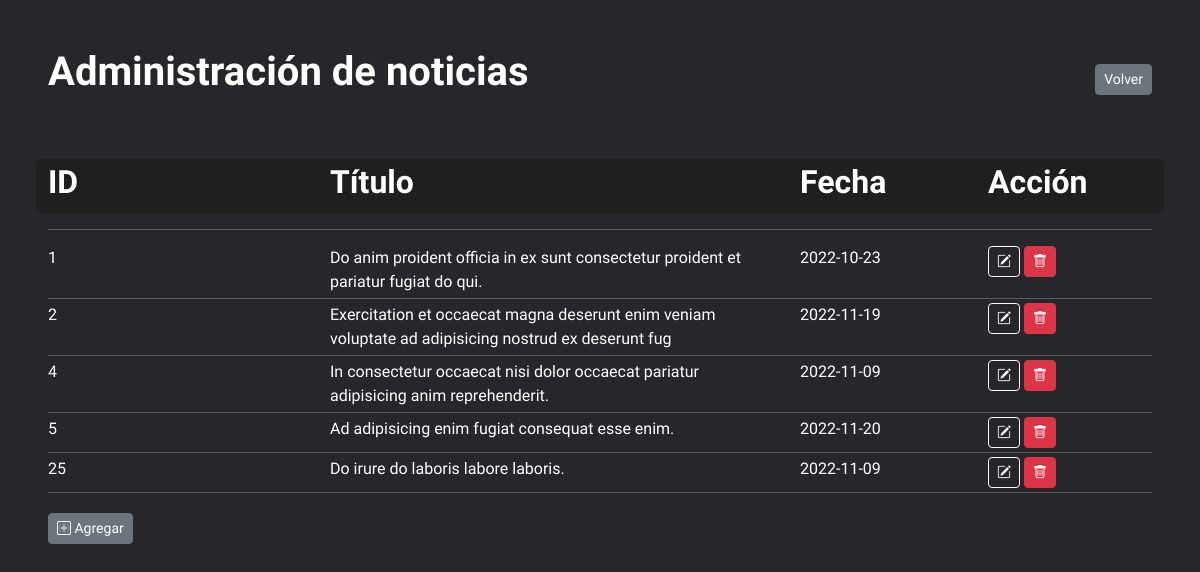
The app's page /admin.php with its own data.
### tables this page shows
CREATE TABLE `tabla_noticia` (
  `id` int(11) NOT NULL,
  `titulo` varchar(100) NOT NULL,
  `imagen` varchar(1000) NOT NULL,
  `resumen` varchar(1000) NOT NULL,
  `noticia` varchar(4000) NOT NULL,
  `fecha` date NOT NULL,
  `categoria` varchar(50) NOT NULL DEFAULT 'Otro'
);

### model/Noticias.php (called while the page is built, shortened)
<?php
class NoticiasDB {
    public $servername = "localhost";
    public $username = "root";
    public $password = "";
    public $name = "noticias";
    public $conn;
    function start() {
        $this->conn = new mysqli($this->servername, $this->username, $this->password, $this->name);
    }
    function query($sql) {
        $result = $this->conn->query($sql);
        return $result;
    }
}
?>

### admin.php (the view, shortened to what this page needs)
<?php
    include 'model/Noticias.php';
    $bd = new NoticiasDB();
    $query = "SELECT * FROM tabla_noticia";
    $result = $bd->query($query);
?>
<!DOCTYPE html>
<html lang="en">
<head>
    <link href="https://cdn.jsdelivr.net/npm/bootstrap@5.2.2/dist/css/bootstrap.min.css" rel="stylesheet">
    <link rel="stylesheet" href="https://cdn.jsdelivr.net/npm/bootstrap-icons@1.3.0/font/bootstrap-icons.css">
    <link rel="stylesheet" href="css/style.css">
    <link rel="stylesheet" href="css/table.css">
</head>
<body class="m-5">
    <header class="d-grid mb-5">
        <div class="row justify-content-between">
            <div class="col">
                <h1>Administración de noticias</h1>
            </div>
            <div class="col text-start text-sm-end" >
                <a href="index.php" type="button" class="btn btn-secondary btn-sm my-3">Volver</a>
            </div>
        </div>
    </header>
    <main>
        <div class="row rounded py-1" style="background-color: var(--gris-oscuro);">
            <div class="col-7 col-md-3">
                <h2 class="d-none d-md-block">ID</h2>
            </div>
            <div class="d-none col-md d-md-block">
                <h2>Título</h2>
            </div>
            <div class="d-none d-md-block col-md-2">
                <h2 class="d-none d-md-block">Fecha</h2>
            </div>
            <div class="col-5 col-md-2">
                <h2 class="d-block">Acción</h2>
            </div>
        </div>
        <hr>
        <?php
            while ($row = mysqli_fetch_row($result)) {
                echo '<div class="row " id="'.$row[0].'">';
                    echo '<div class="col-7 col-md-3">';
                        echo '<span class="d-none d-md-block">'.$row[0].'</span>';
                    echo '</div>';
                    echo '<div class="d-none col-md d-md-block">';
                        echo '<span class="crop-text">'.$row[1].'</span>';
                    echo '</div>';
                    echo '<div class="d-none col-md-2 d-md-block">';
                        echo '<span>'.$row[5].'</span>';
                    echo '</div>';
                    echo '<div class="col-5 col-md-2">';
                        echo '<button type="button" data-bs-toggle="modal" data-bs-target="#infoNoticiaModal" id="'.$row[0].'" class="edit btn btn-outline-light btn-sm"><i class="bi bi-pencil-square"></i></button>';
                        echo '<button type="button" class="delete btn btn-danger btn-sm mx-1" id="'.$row[0].'"><i class="bi bi-trash"></i></button>';
                    echo '</div>';
                echo "</div>";
                echo '<hr class="my-1">';
            }
        ?>
        <button type="button" class="agregar btn btn-secondary btn-sm mt-3" onclick="agregar()">
            <i class="bi bi-plus-square"></i>
            <span>Agregar</span>
        </button>
    </main>
</body>
</html>

### css/style.css (style rules this page uses)
:root { --color-bg: #26272a; --gris: #bdc1c6; --gris-oscuro: #1f1f1f; }
* { color: white; font-family: 'Mulish', sans-serif; }
h1, h2, h3 { font-weight: 700; }
body { background-color: var(--color-bg); }

### css/table.css (style rules this page uses)
.crop-text { overflow: hidden; text-overflow: ellipsis; display: -webkit-box; -webkit-line-clamp: 2; line-clamp: 2; -webkit-box-orient: vertical; }

### records on screen
tabla_noticia: id "1", titulo "Do anim proident officia in ex sunt consectetur proident et pariatur fugiat do qui.", fecha "2022-10-23"
tabla_noticia: id "2", titulo "Exercitation et occaecat magna deserunt enim veniam voluptate ad adipisicing nostrud ex deserunt fug", fecha "2022-11-19"
tabla_noticia: id "4", titulo "In consectetur occaecat nisi dolor occaecat pariatur adipisicing anim reprehenderit.", fecha "2022-11-09"
tabla_noticia: id "5", titulo "Ad adipisicing enim fugiat consequat esse enim.", fecha "2022-11-20"
tabla_noticia: id "25", titulo "Do irure do laboris labore laboris.", fecha "2022-11-09"
